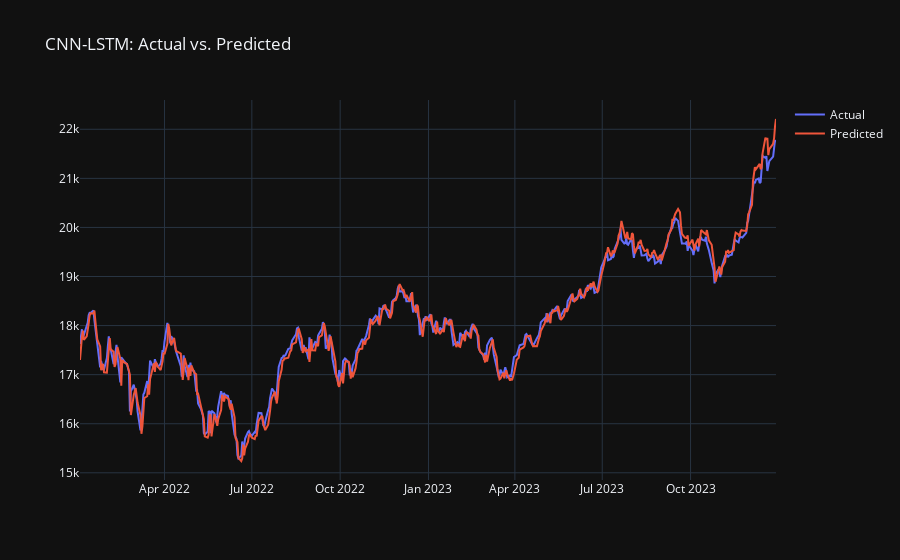

Notebook code cell kept with this figure:
### Markdown cell above
### 8. CNN-LSTM
A hybrid model that uses a CNN to extract features and an LSTM to make predictions based on those features.

### Code cell
from tensorflow.keras.layers import Input, Reshape
from tensorflow.keras import Model

# Fix CNN-LSTM model - reshape input for proper handling of 1D input
# For CNN-LSTM, we need to ensure data has proper dimensions for CNN layer

# Check shape of input data first
print(f"X_train_rnn shape: {X_train_rnn.shape}")

# Define the CNN-LSTM model
cnn_lstm_model = Sequential([
    # Conv1D requires (samples, timesteps, features)
    Conv1D(filters=64, kernel_size=1, activation='relu', input_shape=(X_train_rnn.shape[1], X_train_rnn.shape[2])),
    # Keep pooling size as 1 to not reduce dimensions too much for small sequence
    MaxPooling1D(pool_size=1),
    LSTM(50, activation='relu', return_sequences=False),
    Dense(1)
])
cnn_lstm_model.compile(optimizer='adam', loss='mse')

# Print model summary to confirm architecture
cnn_lstm_model.summary()

# Fit the model
cnn_lstm_model.fit(X_train_rnn, y_train_scaled, epochs=50, batch_size=32, verbose=0)

y_pred_cnn_lstm_scaled = cnn_lstm_model.predict(X_test_rnn)
y_pred_cnn_lstm = y_scaler.inverse_transform(y_pred_cnn_lstm_scaled)

results['CNN-LSTM'] = {
    'MSE': mean_squared_error(y_test, y_pred_cnn_lstm),
    'MAE': mean_absolute_error(y_test, y_pred_cnn_lstm),
    'R2': r2_score(y_test, y_pred_cnn_lstm)
}
print(f"CNN-LSTM MSE: {results['CNN-LSTM']['MSE']}")

# Plotting
fig = go.Figure()
fig.add_trace(go.Scatter(x=y_test.index, y=y_test, mode='lines', name='Actual'))
fig.add_trace(go.Scatter(x=y_test.index, y=y_pred_cnn_lstm.flatten(), mode='lines', name='Predicted'))
fig.update_layout(title='CNN-LSTM: Actual vs. Predicted', template='plotly_dark')
fig.show()

### Figure 1 — Plotly figure (JSON) as saved in the notebook; plotly's stock layout.template omitted (floating-point values rounded to 4 significant figures; data arrays with more than 128 entries replaced by an {"elided": "..."} marker saying what was removed)
{"data": [{"mode": "lines", "name": "Actual", "type": "scatter", "x": {"elided": "493 str values"}, "y": {"elided": "493 float values"}}, {"mode": "lines", "name": "Predicted", "type": "scatter", "x": {"elided": "493 str values"}, "y": {"elided": "493 float values"}}], "layout": {"title": {"text": "CNN-LSTM: Actual vs. Predicted"}}}
